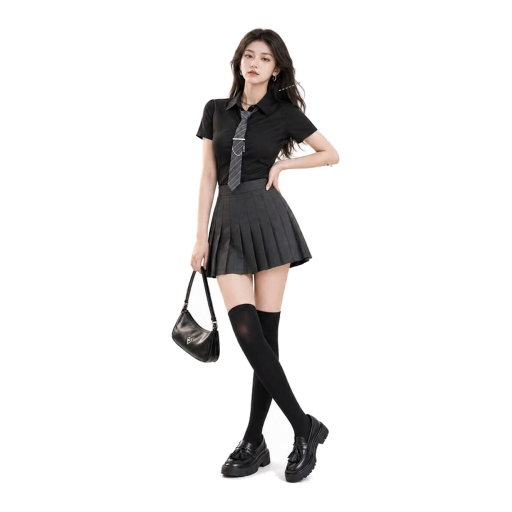
#> input picture holo_pet/assets/digital-human/samples/Day2-JK黑白甜酷-清图.png, 1024 x 1024 px, found by its file name (shown at 1/2 size)
$ python polish-samples.py   (older library calls are emulated)
#> lines starting #> are read from the running program, lines starting #| are printed output that depends on the picture; after the words box and inside, x2 and y2 are one past the last pixel; in counts of white or black regions, pixels touching at a corner belong together
# -*- coding: utf-8 -*-
"""样板精修 v4 —— 修正 v3 三处错：
  ✗ v3 只腐蚀+羽化 → 边缘像素仍含浅色背景色 ⇒ 亮边(halo)
  ✓ v4 蒸馏抠图项目的 color decontamination：F = (C − (1−α)B) / α（按 α 反解前景色）
  ✗ v3 全局 bilateral(9,45) 太狠 ⇒ 更糊（Laplacian 12518→11656）
  ✓ v4 只在**肤色掩码**内轻磨皮（d=5,σ=18），衣服/头发纹理不动；锐化按读数调到 ≥ 原图
  ✗ v3 灰世界白平衡把她抹灰（R/B 1.12→1.01）
  ✓ v4 不做灰世界，只上轻微 S 曲线；色漂移按读数控制在 ±3 内
  ✗ v3 的 halo 指标无判别力（48.28%→48.26%）
  ✓ v4 在**中灰底**上量轮廓外 1–2px 带相对背景的亮度差
"""
import pathlib
import numpy as np
import cv2
from PIL import Image, ImageDraw

DST = pathlib.Path(r"C:\Users\ADMIN\Desktop\GBT小土豆V8\holo_pet\assets\digital-human\samples")
SRC = DST / "Day2-JK黑白甜酷-清图.png"
OUT_A = DST / "Day2-JK黑白甜酷-精修-透明.png"
OUT_B = DST / "Day2-JK黑白甜酷-精修-影棚.png"
OUT_CMP = DST / "Day2-JK黑白甜酷-精修对照.png"

rgba = np.asarray(Image.open(SRC).convert("RGBA")).astype(np.uint8)
#> rgba is the input picture: shape (1024, 1024, 4); mean R, G, B, A 15.5, 14.3, 13.9, 36.7
rgb0 = rgba[:, :, :3].astype(np.float32)                 # 原始 RGB（边缘里混着浅背景）
a0 = rgba[:, :, 3].astype(np.float32) / 255.0            # 原始 α（羽化过）

# 背景色 B：取四角外侧一圈的中位数（浅灰/白）
b = 6
corners = np.concatenate([rgb0[:b, :].reshape(-1, 3), rgb0[-b:, :].reshape(-1, 3),
                          rgb0[:, :b].reshape(-1, 3), rgb0[:, -b:].reshape(-1, 3)])
B = np.median(corners, axis=0)
#> B = [0, 0, 0]

# ── ① 收缩 α 1px（切掉污染最重的一圈）───────────────────────────────────
core = cv2.erode((a0 > 0.5).astype(np.uint8), np.ones((3, 3), np.uint8), iterations=1)
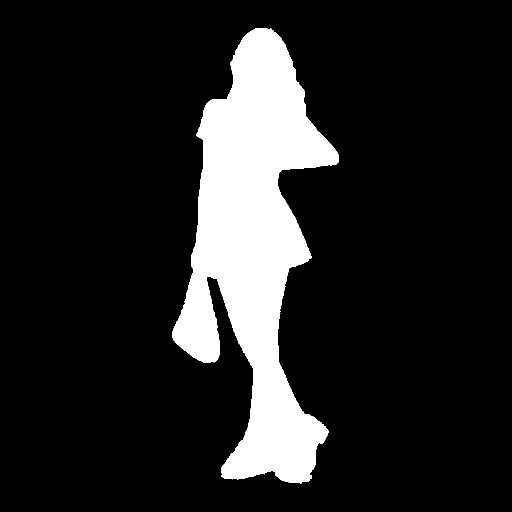
#> core: shape (1024, 1024) (shown at 1/2 size); values 0 (black) and 1 (white), 14.1% white; 1 white region, box (x1, y1, x2, y2) and area: (344, 56, 678, 967) 147482
core = cv2.GaussianBlur(core.astype(np.float32), (3, 3), 0.55)           # 羽化 0.55px
core = np.clip(core, 0, 1)

# ── ② color decontamination（核心蒸馏）：反解前景色 ──────────────────────
aa = np.clip(core, 1e-3, 1)[:, :, None]
F = (rgb0 - (1 - aa) * B[None, None, :]) / aa
F = np.clip(F, 0, 255)
# 只在边缘带用反解色（内部原样，避免整图被改动）
edge = ((core > 0.02) & (core < 0.98)) | ((a0 > 0) & (core <= 0.02))
#> edge: shape (1024, 1024) bool; 1.1% white in thin lines or dots, all inside (x1, y1, x2, y2) = (340, 51, 682, 972)
work = rgb0.copy()
work[edge] = F[edge]

# ── ③ 只在肤色掩码内轻磨皮（蒸馏保边思想，但不许糊）────────────────────
bgr = cv2.cvtColor(work.astype(np.uint8), cv2.COLOR_RGB2BGR)
ycc = cv2.cvtColor(bgr, cv2.COLOR_BGR2YCrCb)
#> ycc: shape (1024, 1024, 3); mean of channels 0, 1, 2 15, 128.6, 127.6
skin = cv2.inRange(ycc, (0, 133, 77), (255, 173, 127))
#> skin: shape (1024, 1024); 3.6% white; 79 white regions (70 under 20 px), largest, box (x1, y1, x2, y2) and area: (458, 57, 612, 224) 11971, (431, 523, 583, 627) 9955, (382, 272, 436, 551) 7263
skin = cv2.morphologyEx(skin, cv2.MORPH_OPEN, np.ones((3, 3), np.uint8))
#> skin: shape (1024, 1024); 3.5% white; 11 white regions (1 under 20 px), largest, box (x1, y1, x2, y2) and area: (458, 58, 611, 223) 11814, (431, 524, 582, 626) 9942, (382, 272, 435, 551) 7250
skin = cv2.GaussianBlur(skin, (7, 7), 0).astype(np.float32) / 255.0
skin = skin * (core > 0.5)                                              # 只作用在主体内
soft = cv2.bilateralFilter(bgr, 5, 18, 5)
mixt = (soft.astype(np.float32) * skin[:, :, None] + bgr.astype(np.float32) * (1 - skin[:, :, None]))
work = cv2.cvtColor(np.clip(mixt, 0, 255).astype(np.uint8), cv2.COLOR_BGR2RGB).astype(np.float32)


def lap_var(img_rgb, alpha01):
    g = cv2.cvtColor(img_rgb.astype(np.uint8), cv2.COLOR_RGB2GRAY)
    return float(cv2.Laplacian(g, cv2.CV_64F, ksize=3)[alpha01 > 0.5].var())


def halo_on_gray(img_rgb, alpha01, bg=118.0):
    """把主体合到中灰底上，量轮廓外 1–2px 带比背景亮多少（亮边=halo）。"""
#> called with bg = 118
    a = alpha01[:, :, None]
    comp = img_rgb * a + bg * (1 - a)
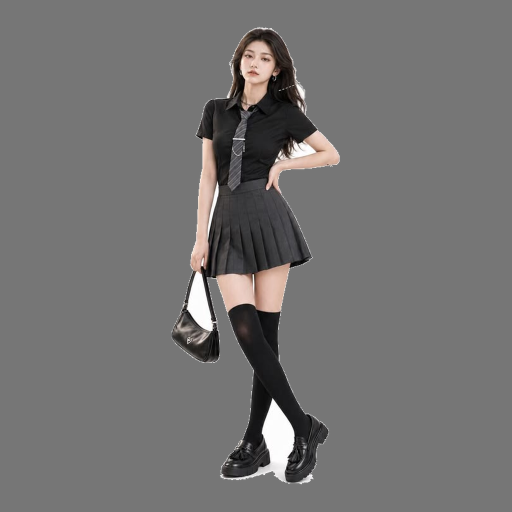
#> comp: shape (1024, 1024, 3) float32 (shown at 1/2 size); mean R, G, B 116.6, 115.4, 115
    out_ring = cv2.dilate((alpha01 > 0.05).astype(np.uint8), np.ones((3, 3), np.uint8)) - (alpha01 > 0.05).astype(np.uint8)
#> out_ring: shape (1024, 1024); values 0 (black) and 1 (white), 0.35% white in thin lines or dots, all inside (x1, y1, x2, y2) = (342, 52, 681, 970)
    ring2 = cv2.dilate((alpha01 > 0.05).astype(np.uint8), np.ones((5, 5), np.uint8)) - cv2.dilate((alpha01 > 0.05).astype(np.uint8), np.ones((3, 3), np.uint8))
#> ring2: shape (1024, 1024); values 0 (black) and 1 (white), 0.34% white in thin lines or dots, all inside (x1, y1, x2, y2) = (341, 51, 682, 971)
    g = cv2.cvtColor(comp.astype(np.uint8), cv2.COLOR_RGB2GRAY).astype(np.float32)
    band = (out_ring > 0) | (ring2 > 0)
    if band.sum() == 0:
        return 0.0, 0.0
    excess = np.clip(g - bg, 0, None)
    return float(excess[band].mean()), float((excess[band] > 8).mean() * 100)


def color_mean(img_rgb, alpha01):
    sel = alpha01 > 0.5
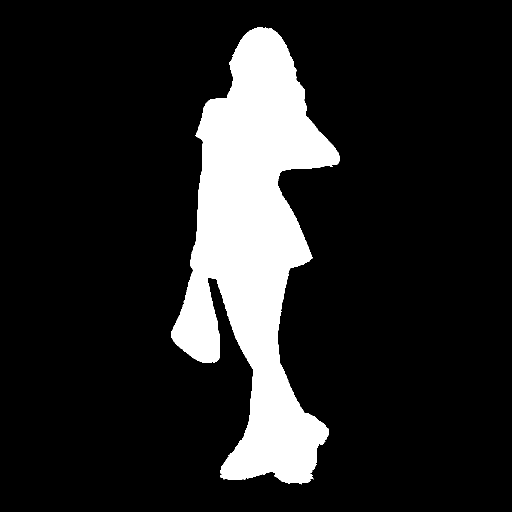
#> sel: shape (1024, 1024) bool (shown at 1/2 size); 14.4% white; 1 white region, box (x1, y1, x2, y2) and area: (343, 54, 679, 969) 151066
    return [float(img_rgb[:, :, i][sel].mean()) for i in range(3)]


m0 = dict(lap=lap_var(rgb0, a0), halo=halo_on_gray(rgb0, a0), col=color_mean(rgb0, a0))
#> m0 = {'lap': 12532.8, 'halo': (0.567, 0), 'col': [99.64, 91.46, 88.76]}

# ── ④ 锐化：按读数调，必须 ≥ 原图清晰度 ─────────────────────────────────
best = work.copy()
for amt in (0.4, 0.7, 1.0, 1.4):
    cand = cv2.addWeighted(work, 1 + amt, cv2.GaussianBlur(work, (0, 0), 0.8), -amt, 0)
    if lap_var(cand, core) >= m0["lap"]:
        best = cand
        break
    best = cand
#> this loop made 1 pass
#> pass 1, `cand = cv2.addWeighted(work, 1 + amt, cv2.GaussianBlur(work, (0, 0), 0..`:
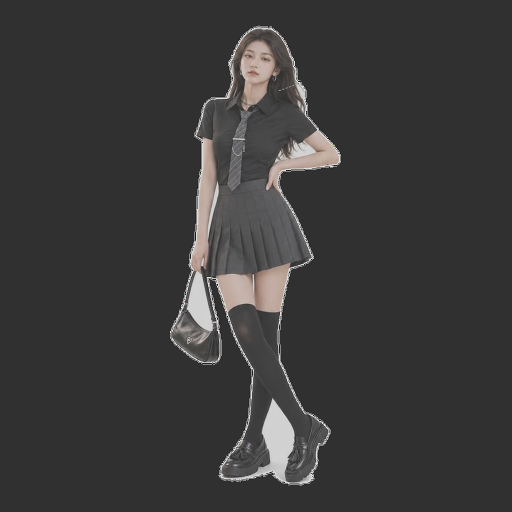
#> cand: shape (1024, 1024, 3) float32 (shown at 1/2 size); mean R, G, B 15.9, 14.7, 14.4; drawn with min black and max white
work = np.clip(best, 0, 255)

# ── ⑤ 轻微 S 曲线（不做灰世界）─────────────────────────────────────────
x = np.arange(256, dtype=np.float32) / 255.0
lut = np.clip(255 * (x + 0.16 * np.sin(np.pi * (x - 0.5)) * -1 * 0 + 0.22 * (x - 0.5) * (1 - abs(2 * x - 1))), 0, 255)
lut = np.clip(255 * (x * 1.06 - 0.03), 0, 255).astype(np.uint8)
work = cv2.LUT(work.astype(np.uint8), lut).astype(np.float32)

m1 = dict(lap=lap_var(work, core), halo=halo_on_gray(work, core), col=color_mean(work, core))
#> call 2 of halo_on_gray, with bg = 118
#> in halo_on_gray (call 2), `out_ring = cv2.dilate((alpha01 > 0.05).astype(np.uint8), np.ones((3, 3..`: out_ring: shape (1024, 1024); values 0 (black) and 1 (white), 0.34% white in thin lines or dots, all inside (x1, y1, x2, y2) = (342, 54, 680, 969)
#> in halo_on_gray (call 2), `ring2 = cv2.dilate((alpha01 > 0.05).astype(np.uint8), np.ones((5, 5), ..`: ring2: shape (1024, 1024); values 0 (black) and 1 (white), 0.33% white in thin lines or dots, all inside (x1, y1, x2, y2) = (341, 53, 681, 970)
#> in halo_on_gray (call 2), `band = (out_ring > 0) | (ring2 > 0)`:
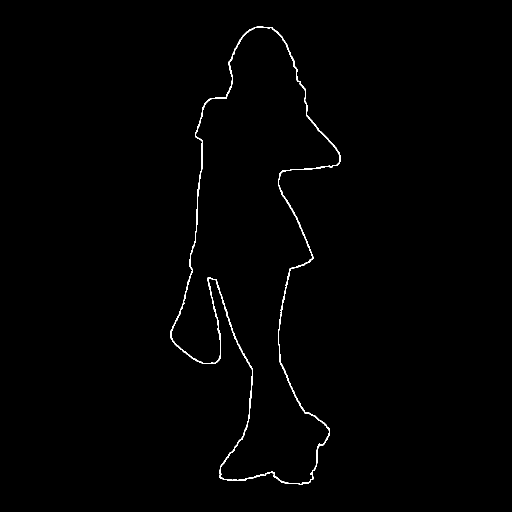
#> band: shape (1024, 1024) bool (shown at 1/2 size); 0.67% white in thin lines or dots, all inside (x1, y1, x2, y2) = (341, 53, 681, 970)
#> m1 = {'lap': 15202.2, 'halo': (0.232, 0), 'col': [94.2, 85.57, 82.75]}

out_rgba = np.dstack([work.astype(np.uint8), (core * 255).astype(np.uint8)])
Image.fromarray(out_rgba, "RGBA").save(OUT_A)

H, W = work.shape[:2]
#> H = 1024; W = 1024
grad = np.linspace(242, 206, H).astype(np.uint8)
bgimg = np.dstack([np.repeat(grad[:, None], W, 1)] * 3).astype(np.float32)
af = core[:, :, None]
studio = (work * af + bgimg * (1 - af)).astype(np.uint8)
Image.fromarray(studio).save(OUT_B)

l0 = Image.open(SRC).convert("RGBA")
c0 = Image.new("RGB", l0.size, (118, 118, 118))
#> c0: PIL image 1024x1024 RGB; every value is 118
c0.paste(l0, (0, 0), l0)
def prep(im, h=900): return im.resize((int(im.width * h / im.height), h), Image.LANCZOS)
#> called with h = 900


i0, i1 = prep(c0), prep(Image.open(OUT_B))
#> call 2 of prep, with h = 900
#> in prep (call 2), `def prep(im, h=900): return im.resize((int(im.width * h / im.height), ..`:
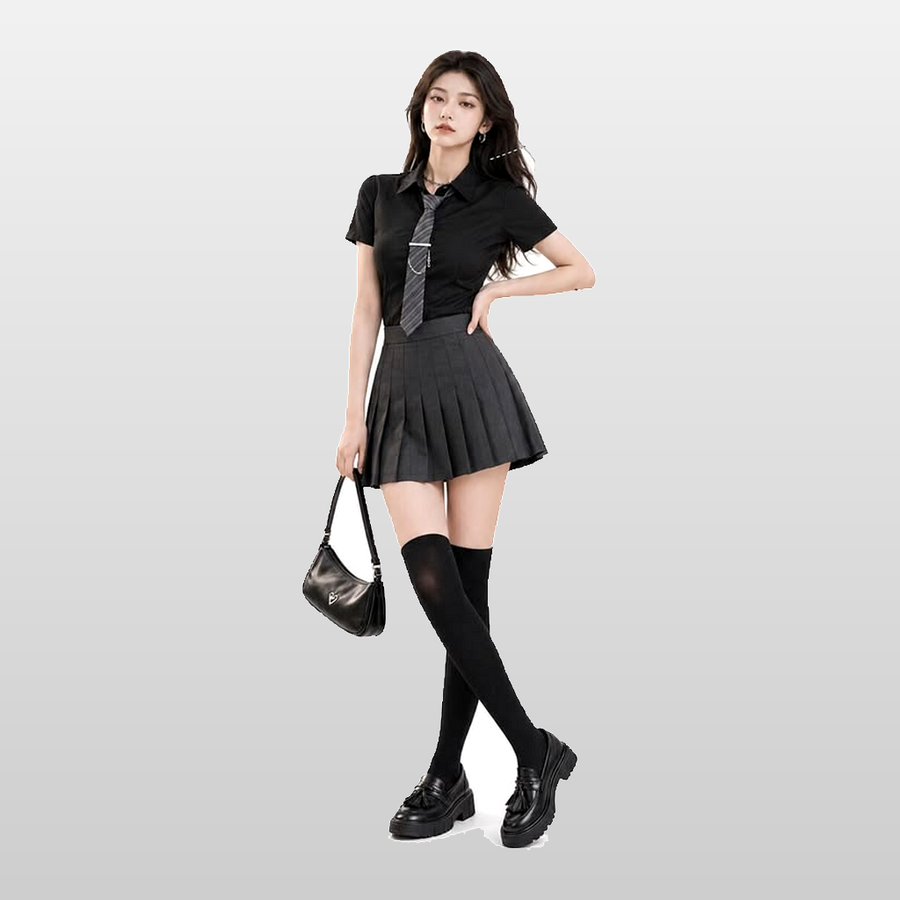
#> returned value: PIL image 900x900 RGB; mean R, G, B 205.3, 204.1, 203.7
sheet = Image.new("RGB", (i0.width + i1.width, 944), (18, 22, 34))
d = ImageDraw.Draw(sheet)
sheet.paste(i0, (0, 44))
sheet.paste(i1, (i0.width, 44))
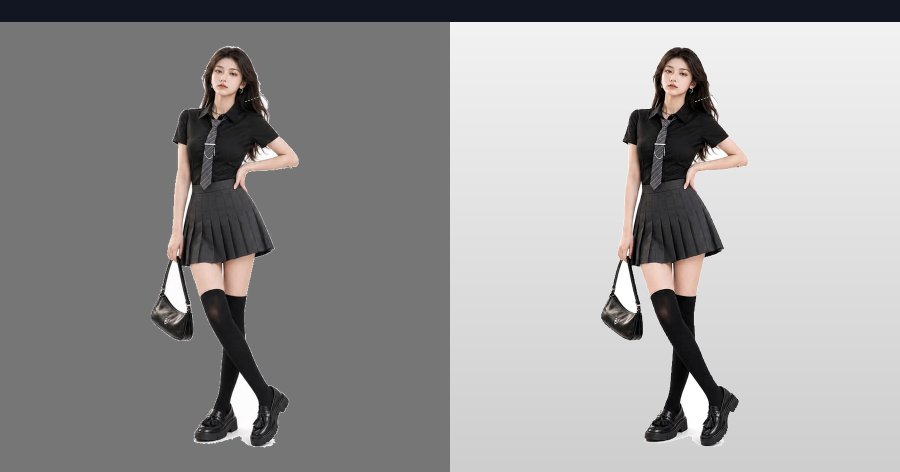
#> sheet: PIL image 1800x944 RGB (shown at 1/2 size); mean R, G, B 153.7, 152.7, 152.9
d.text((8, 14), "v3前（中灰底：看亮边）", fill=(232, 236, 248))
d.text((i0.width + 8, 14), "v4后（去污染·只肤色磨皮·按读数锐化）", fill=(0, 229, 255))
sheet.save(OUT_CMP)

print("读数（v3前 → v4后）")
print(f"  清晰度 Laplacian : {m0['lap']:.0f} → {m1['lap']:.0f}   （必须 ≥ 原图）")
#|   清晰度 Laplacian : 12533 → 15202   （必须 ≥ 原图）
print(f"  亮边 halo 均值   : {m0['halo'][0]:.1f} → {m1['halo'][0]:.1f}   （越小越好）")
#|   亮边 halo 均值   : 0.6 → 0.2   （越小越好）
print(f"  亮边超标像素占比 : {m0['halo'][1]:.1f}% → {m1['halo'][1]:.1f}%")
#|   亮边超标像素占比 : 0.0% → 0.0%
print(f"  主体色(R,G,B)    : {[round(v, 1) for v in m0['col']]} → {[round(v, 1) for v in m1['col']]}")
#|   主体色(R,G,B)    : [99.6, 91.5, 88.8] → [94.2, 85.6, 82.8]
print(f"  输出: {OUT_A.name} · {OUT_B.name} · {OUT_CMP.name}")

$ run again, with holo_pet/assets/digital-human/samples/Day2-JK黑白甜酷-原图.png copied over holo_pet/assets/digital-human/samples/Day2-JK黑白甜酷-清图.png
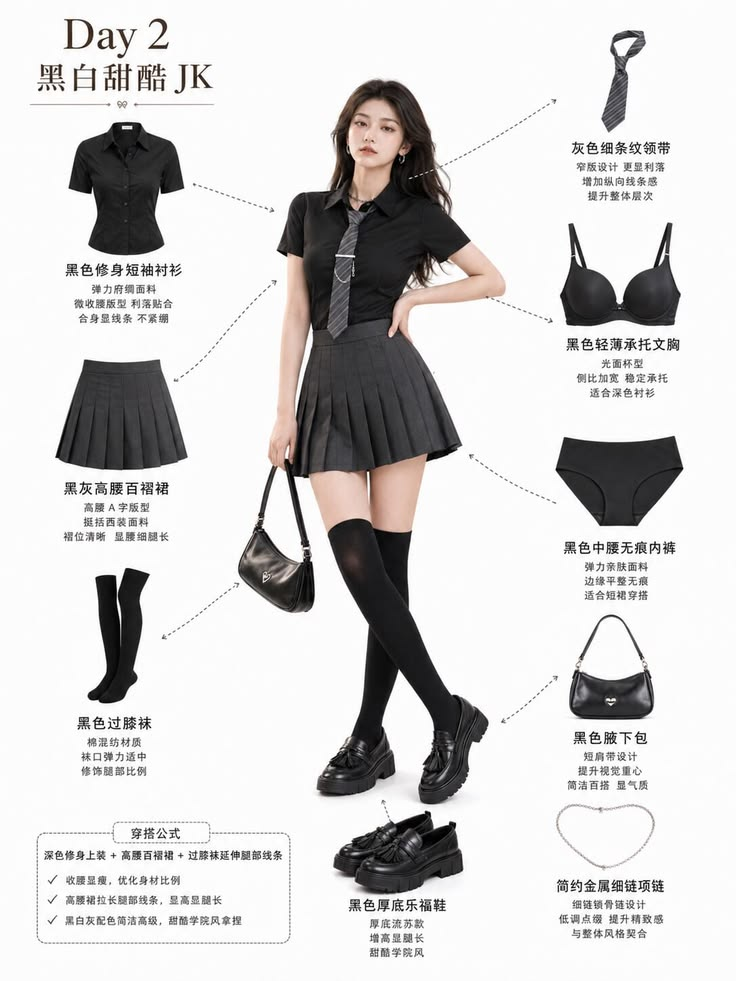
#> input picture holo_pet/assets/digital-human/samples/Day2-JK黑白甜酷-原图.png, 736 x 981 px, found by its file name
#> a0: shape (981, 736) float32; every value is 1
#> B = [252, 252, 252]
#> core: shape (981, 736); every value is 1
#> edge: shape (981, 736) bool; every value is 0
#> ycc: shape (981, 736, 3); mean of channels 0, 1, 2 210.8, 128.6, 127.6
#> `skin = cv2.inRange(ycc, (0, 133, 77), (255, 173, 127))`:
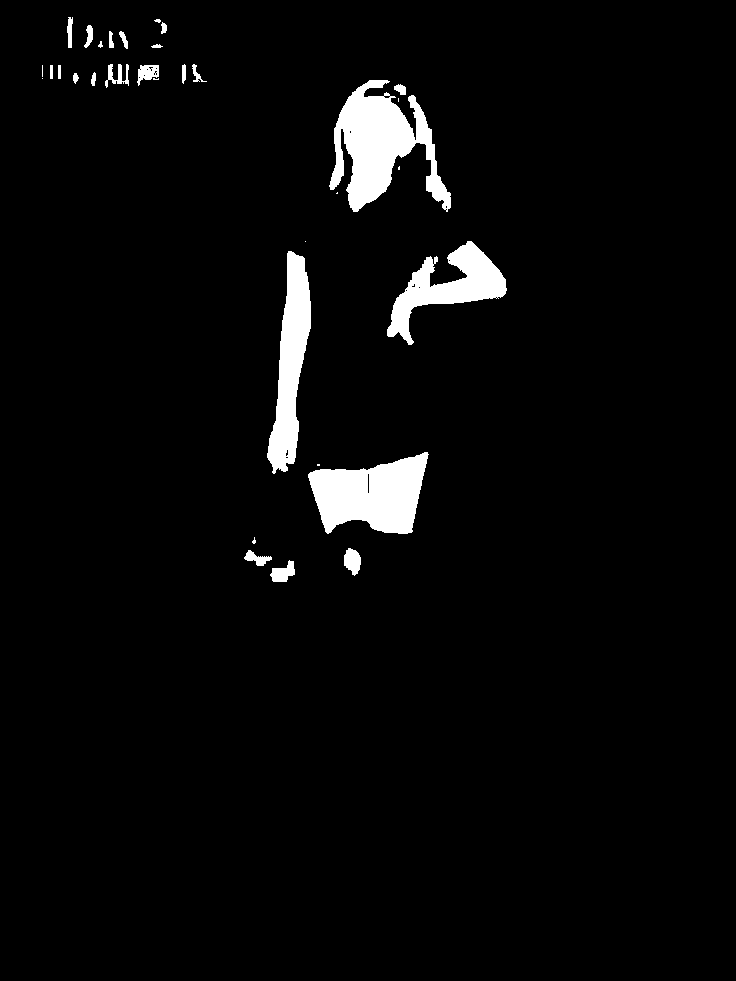
#> skin: shape (981, 736); 3.6% white; 33 white regions (10 under 20 px), largest, box (x1, y1, x2, y2) and area: (329, 80, 451, 212) 7789, (308, 452, 429, 534) 6554, (267, 251, 311, 474) 5061
#> m0 = {'lap': 18830, 'halo': (0, 0), 'col': [211.7, 210.5, 210.2]}
#> m1 = {'lap': 30821.3, 'halo': (0, 0), 'col': [212.7, 211.5, 211.2]}
#> c0: PIL image 736x981 RGB; every value is 118
#> c0 is the input picture: PIL image 736x981 RGB; mean R, G, B 211.7, 210.5, 210.2
#> `sheet.paste(i1, (i0.width, 44))`:
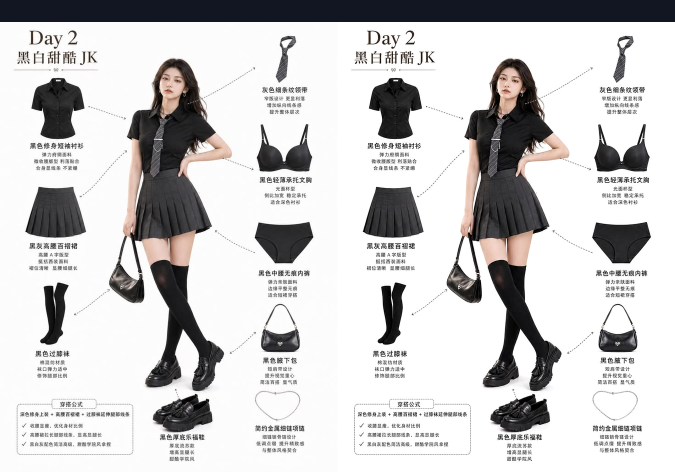
#> sheet: PIL image 1350x944 RGB (shown at 1/2 size); mean R, G, B 203, 202, 202.3
#|   清晰度 Laplacian : 18830 → 30821   （必须 ≥ 原图）
#|   亮边 halo 均值   : 0.0 → 0.0   （越小越好）
#|   亮边超标像素占比 : 0.0% → 0.0%
#|   主体色(R,G,B)    : [211.7, 210.5, 210.2] → [212.7, 211.5, 211.2]
